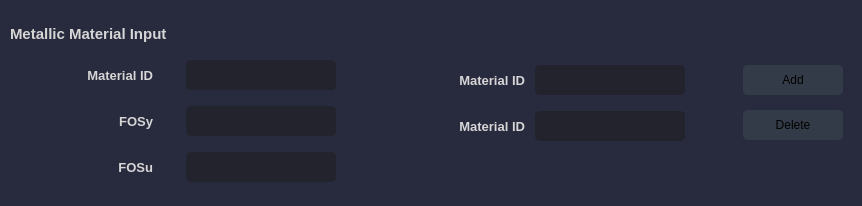
               <widget class="QFrame" name="Metallic_Input_Frame">
                <property name="maximumSize">
                 <size>
                  <width>16777215</width>
                  <height>200</height>
                 </size>
                </property>
                <property name="styleSheet">
                 <string notr="true">background-color: rgb(40, 42, 62);
border-radius:10px;</string>
                </property>
                <property name="frameShape">
                 <enum>QFrame::StyledPanel</enum>
                </property>
                <property name="frameShadow">
                 <enum>QFrame::Raised</enum>
                </property>
                <layout class="QHBoxLayout" name="horizontalLayout_27">
                 <property name="spacing">
                  <number>10</number>
                 </property>
                 <property name="leftMargin">
                  <number>10</number>
                 </property>
                 <property name="topMargin">
                  <number>10</number>
                 </property>
                 <property name="rightMargin">
                  <number>10</number>
                 </property>
                 <property name="bottomMargin">
                  <number>10</number>
                 </property>
                 <item>
                  <widget class="QFrame" name="Metallic_Input_Frame2">
                   <property name="layoutDirection">
                    <enum>Qt::LeftToRight</enum>
                   </property>
                   <property name="frameShape">
                    <enum>QFrame::StyledPanel</enum>
                   </property>
                   <property name="frameShadow">
                    <enum>QFrame::Raised</enum>
                   </property>
                   <layout class="QHBoxLayout" name="horizontalLayout_31">
                    <property name="spacing">
                     <number>0</number>
                    </property>
                    <property name="leftMargin">
                     <number>0</number>
                    </property>
                    <property name="topMargin">
                     <number>0</number>
                    </property>
                    <property name="rightMargin">
                     <number>0</number>
                    </property>
                    <property name="bottomMargin">
                     <number>0</number>
                    </property>
                    <item>
                     <widget class="QFrame" name="Metallic_Input_Frame3">
                      <property name="minimumSize">
                       <size>
                        <width>400</width>
                        <height>0</height>
                       </size>
                      </property>
                      <property name="maximumSize">
                       <size>
                        <width>400</width>
                        <height>16777215</height>
                       </size>
                      </property>
                      <property name="frameShape">
                       <enum>QFrame::StyledPanel</enum>
                      </property>
                      <property name="frameShadow">
                       <enum>QFrame::Raised</enum>
                      </property>
                      <layout class="QVBoxLayout" name="verticalLayout_21">
                       <property name="leftMargin">
                        <number>0</number>
                       </property>
                       <property name="bottomMargin">
                        <number>9</number>
                       </property>
                       <item>
                        <widget class="QLabel" name="Comp_Facing_Label_2">
                         <property name="minimumSize">
                          <size>
                           <width>18</width>
                           <height>30</height>
                          </size>
                         </property>
                         <property name="maximumSize">
                          <size>
                           <width>400</width>
                           <height>30</height>
                          </size>
                         </property>
                         <property name="font">
                          <font>
                           <family>Segoe UI</family>
                           <pointsize>11</pointsize>
                           <weight>75</weight>
                           <bold>true</bold>
                           <underline>false</underline>
                          </font>
                         </property>
                         <property name="styleSheet">
                          <string notr="true">color: rgb(214, 214, 214);</string>
                         </property>
                         <property name="frameShape">
                          <enum>QFrame::NoFrame</enum>
                         </property>
                         <property name="frameShadow">
                          <enum>QFrame::Plain</enum>
                         </property>
                         <property name="lineWidth">
                          <number>1</number>
                         </property>
                         <property name="midLineWidth">
                          <number>0</number>
                         </property>
                         <property name="text">
                          <string>Metallic Material Input</string>
                         </property>
                         <property name="alignment">
                          <set>Qt::AlignLeading|Qt::AlignLeft|Qt::AlignVCenter</set>
                         </property>
                         <property name="margin">
                          <number>0</number>
                         </property>
                         <property name="indent">
                          <number>0</number>
                         </property>
                        </widget>
                       </item>
                       <item>
                        <widget class="QFrame" name="Metallic_MatID_Frame">
                         <property name="minimumSize">
                          <size>
                           <width>0</width>
                           <height>40</height>
                          </size>
                         </property>
                         <property name="maximumSize">
                          <size>
                           <width>400</width>
                           <height>40</height>
                          </size>
                         </property>
                         <property name="styleSheet">
                          <string notr="true">color: rgb(214, 214, 214);</string>
                         </property>
                         <property name="frameShape">
                          <enum>QFrame::StyledPanel</enum>
                         </property>
                         <property name="frameShadow">
                          <enum>QFrame::Raised</enum>
                         </property>
                         <layout class="QHBoxLayout" name="horizontalLayout_28">
                          <property name="spacing">
                           <number>10</number>
                          </property>
                          <property name="leftMargin">
                           <number>40</number>
                          </property>
                          <property name="topMargin">
                           <number>0</number>
                          </property>
                          <property name="rightMargin">
                           <number>40</number>
                          </property>
                          <property name="bottomMargin">
                           <number>0</number>
                          </property>
                          <item>
                           <widget class="QLabel" name="Metallic_MatID_Label">
                            <property name="minimumSize">
                             <size>
                              <width>50</width>
                              <height>0</height>
                             </size>
                            </property>
                            <property name="maximumSize">
                             <size>
                              <width>80</width>
                              <height>16777215</height>
                             </size>
                            </property>
                            <property name="font">
                             <font>
                              <family>Segoe UI</family>
                              <pointsize>10</pointsize>
                              <weight>75</weight>
                              <bold>true</bold>
                             </font>
                            </property>
                            <property name="text">
                             <string>Material ID</string>
                            </property>
                            <property name="alignment">
                             <set>Qt::AlignRight|Qt::AlignTrailing|Qt::AlignVCenter</set>
                            </property>
                           </widget>
                          </item>
                          <item>
                           <widget class="QLineEdit" name="Metallic_MatID_LineEdit">
                            <property name="minimumSize">
                             <size>
                              <width>150</width>
                              <height>30</height>
                             </size>
                            </property>
                            <property name="maximumSize">
                             <size>
                              <width>150</width>
                              <height>30</height>
                             </size>
                            </property>
                            <property name="font">
                             <font>
                              <family>Segoe UI</family>
                              <pointsize>9</pointsize>
                             </font>
                            </property>
                            <property name="styleSheet">
                             <string notr="true">QLineEdit {
	background-color: rgb(35, 35, 45);
	border-radius: 5px;
	border: 2px solid rgb(35, 35, 45);
	padding-left: 10px;
}
QLineEdit:hover {
	border: 2px solid rgb(64, 71, 88);
}
QLineEdit:focus {
	border: 2px solid rgb(91, 101, 124);
}</string>
                            </property>
                           </widget>
                          </item>
                         </layout>
                        </widget>
                       </item>
                       <item>
                        <widget class="QFrame" name="Metallic_FOSy_Frame">
                         <property name="minimumSize">
                          <size>
                           <width>0</width>
                           <height>40</height>
                          </size>
                         </property>
                         <property name="maximumSize">
                          <size>
                           <width>400</width>
                           <height>40</height>
                          </size>
                         </property>
                         <property name="frameShape">
                          <enum>QFrame::StyledPanel</enum>
                         </property>
                         <property name="frameShadow">
                          <enum>QFrame::Raised</enum>
                         </property>
                         <layout class="QHBoxLayout" name="horizontalLayout_29">
                          <property name="spacing">
                           <number>10</number>
                          </property>
                          <property name="leftMargin">
                           <number>40</number>
                          </property>
                          <property name="topMargin">
                           <number>0</number>
                          </property>
                          <property name="rightMargin">
                           <number>40</number>
                          </property>
                          <property name="bottomMargin">
                           <number>0</number>
                          </property>
                          <item>
                           <widget class="QLabel" name="Metallic_FOSy_Label">
                            <property name="minimumSize">
                             <size>
                              <width>80</width>
                              <height>0</height>
                             </size>
                            </property>
                            <property name="maximumSize">
                             <size>
                              <width>50</width>
                              <height>16777215</height>
                             </size>
                            </property>
                            <property name="font">
                             <font>
                              <family>Segoe UI</family>
                              <pointsize>10</pointsize>
                              <weight>75</weight>
                              <bold>true</bold>
                             </font>
                            </property>
                            <property name="styleSheet">
                             <string notr="true">color: rgb(214, 214, 214);</string>
                            </property>
                            <property name="text">
                             <string>FOSy</string>
                            </property>
                            <property name="alignment">
                             <set>Qt::AlignRight|Qt::AlignTrailing|Qt::AlignVCenter</set>
                            </property>
                           </widget>
                          </item>
                          <item>
                           <widget class="QLineEdit" name="Metallic_FOSy_LineEdit">
                            <property name="minimumSize">
                             <size>
                              <width>150</width>
                              <height>30</height>
                             </size>
                            </property>
                            <property name="maximumSize">
                             <size>
                              <width>150</width>
                              <height>30</height>
                             </size>
                            </property>
                            <property name="font">
                             <font>
                              <family>Segoe UI</family>
                              <pointsize>9</pointsize>
                             </font>
                            </property>
                            <property name="styleSheet">
                             <string notr="true">QLineEdit {
	background-color: rgb(35, 35, 45);
	border-radius: 5px;
	border: 2px solid rgb(35, 35, 45);
	padding-left: 10px;
}
QLineEdit:hover {
	border: 2px solid rgb(64, 71, 88);
}
QLineEdit:focus {
	border: 2px solid rgb(91, 101, 124);
}</string>
                            </property>
                           </widget>
                          </item>
                         </layout>
                        </widget>
                       </item>
                       <item>
                        <widget class="QFrame" name="Metallic_FOSu_Frame">
                         <property name="minimumSize">
                          <size>
                           <width>0</width>
                           <height>40</height>
                          </size>
                         </property>
                         <property name="maximumSize">
                          <size>
                           <width>400</width>
                           <height>40</height>
                          </size>
                         </property>
                         <property name="frameShape">
                          <enum>QFrame::StyledPanel</enum>
                         </property>
                         <property name="frameShadow">
                          <enum>QFrame::Raised</enum>
                         </property>
                         <layout class="QHBoxLayout" name="horizontalLayout_30">
                          <property name="spacing">
                           <number>10</number>
                          </property>
                          <property name="leftMargin">
                           <number>40</number>
                          </property>
                          <property name="topMargin">
                           <number>0</number>
                          </property>
                          <property name="rightMargin">
                           <number>40</number>
                          </property>
                          <property name="bottomMargin">
                           <number>0</number>
                          </property>
                          <item>
                           <widget class="QLabel" name="Metallic_FOSu_Label">
                            <property name="minimumSize">
                             <size>
                              <width>80</width>
                              <height>0</height>
                             </size>
                            </property>
                            <property name="maximumSize">
                             <size>
                              <width>50</width>
                              <height>16777215</height>
                             </size>
                            </property>
                            <property name="font">
                             <font>
                              <family>Segoe UI</family>
                              <pointsize>10</pointsize>
                              <weight>75</weight>
                              <bold>true</bold>
                             </font>
                            </property>
                            <property name="styleSheet">
                             <string notr="true">color: rgb(214, 214, 214);</string>
                            </property>
                            <property name="text">
                             <string>FOSu</string>
                            </property>
                            <property name="alignment">
                             <set>Qt::AlignRight|Qt::AlignTrailing|Qt::AlignVCenter</set>
                            </property>
                           </widget>
                          </item>
                          <item>
                           <widget class="QLineEdit" name="Metallic_FOSu_LineEdit">
                            <property name="minimumSize">
                             <size>
                              <width>150</width>
                              <height>30</height>
                             </size>
                            </property>
                            <property name="maximumSize">
                             <size>
                              <width>150</width>
                              <height>30</height>
                             </size>
                            </property>
                            <property name="font">
                             <font>
                              <family>Segoe UI</family>
                              <pointsize>9</pointsize>
                             </font>
                            </property>
                            <property name="styleSheet">
                             <string notr="true">QLineEdit {
	background-color: rgb(35, 35, 45);
	border-radius: 5px;
	border: 2px solid rgb(35, 35, 45);
	padding-left: 10px;
}
QLineEdit:hover {
	border: 2px solid rgb(64, 71, 88);
}
QLineEdit:focus {
	border: 2px solid rgb(91, 101, 124);
}</string>
                            </property>
                           </widget>
                          </item>
                         </layout>
                        </widget>
                       </item>
                      </layout>
                     </widget>
                    </item>
                    <item>
                     <widget class="QFrame" name="frame">
                      <property name="sizePolicy">
                       <sizepolicy hsizetype="Fixed" vsizetype="Fixed">
                        <horstretch>0</horstretch>
                        <verstretch>0</verstretch>
                       </sizepolicy>
                      </property>
                      <property name="maximumSize">
                       <size>
                        <width>400</width>
                        <height>16777215</height>
                       </size>
                      </property>
                      <property name="frameShape">
                       <enum>QFrame::StyledPanel</enum>
                      </property>
                      <property name="frameShadow">
                       <enum>QFrame::Raised</enum>
                      </property>
                      <layout class="QVBoxLayout" name="verticalLayout_27">
                       <item>
                        <widget class="QFrame" name="Metallic_MatID_Frame_2">
                         <property name="minimumSize">
                          <size>
                           <width>0</width>
                           <height>40</height>
                          </size>
                         </property>
                         <property name="maximumSize">
                          <size>
                           <width>400</width>
                           <height>40</height>
                          </size>
                         </property>
                         <property name="styleSheet">
                          <string notr="true">color: rgb(214, 214, 214);</string>
                         </property>
                         <property name="frameShape">
                          <enum>QFrame::StyledPanel</enum>
                         </property>
                         <property name="frameShadow">
                          <enum>QFrame::Raised</enum>
                         </property>
                         <layout class="QHBoxLayout" name="horizontalLayout_35">
                          <property name="spacing">
                           <number>10</number>
                          </property>
                          <property name="leftMargin">
                           <number>40</number>
                          </property>
                          <property name="topMargin">
                           <number>0</number>
                          </property>
                          <property name="rightMargin">
                           <number>40</number>
                          </property>
                          <property name="bottomMargin">
                           <number>0</number>
                          </property>
                          <item>
                           <widget class="QLabel" name="Metallic_MatID_Label_2">
                            <property name="minimumSize">
                             <size>
                              <width>50</width>
                              <height>0</height>
                             </size>
                            </property>
                            <property name="maximumSize">
                             <size>
                              <width>80</width>
                              <height>16777215</height>
                             </size>
                            </property>
                            <property name="font">
                             <font>
                              <family>Segoe UI</family>
                              <pointsize>10</pointsize>
                              <weight>75</weight>
                              <bold>true</bold>
                             </font>
                            </property>
                            <property name="text">
                             <string>Material ID</string>
                            </property>
                            <property name="alignment">
                             <set>Qt::AlignRight|Qt::AlignTrailing|Qt::AlignVCenter</set>
                            </property>
                           </widget>
                          </item>
                          <item>
                           <widget class="QLineEdit" name="Metallic_MatID_LineEdit_2">
                            <property name="minimumSize">
                             <size>
                              <width>150</width>
                              <height>30</height>
                             </size>
                            </property>
                            <property name="maximumSize">
                             <size>
                              <width>150</width>
                              <height>30</height>
                             </size>
                            </property>
                            <property name="font">
                             <font>
                              <family>Segoe UI</family>
                              <pointsize>9</pointsize>
                             </font>
                            </property>
                            <property name="styleSheet">
                             <string notr="true">QLineEdit {
	background-color: rgb(35, 35, 45);
	border-radius: 5px;
	border: 2px solid rgb(35, 35, 45);
	padding-left: 10px;
}
QLineEdit:hover {
	border: 2px solid rgb(64, 71, 88);
}
QLineEdit:focus {
	border: 2px solid rgb(91, 101, 124);
}</string>
                            </property>
                           </widget>
                          </item>
                         </layout>
                        </widget>
                       </item>
                       <item>
                        <widget class="QFrame" name="Metallic_MatID_Frame_3">
                         <property name="minimumSize">
                          <size>
                           <width>0</width>
                           <height>40</height>
                          </size>
                         </property>
                         <property name="maximumSize">
                          <size>
                           <width>400</width>
                           <height>40</height>
                          </size>
                         </property>
                         <property name="styleSheet">
                          <string notr="true">color: rgb(214, 214, 214);</string>
                         </property>
                         <property name="frameShape">
                          <enum>QFrame::StyledPanel</enum>
                         </property>
                         <property name="frameShadow">
                          <enum>QFrame::Raised</enum>
                         </property>
                         <layout class="QHBoxLayout" name="horizontalLayout_36">
                          <property name="spacing">
                           <number>10</number>
                          </property>
                          <property name="leftMargin">
                           <number>40</number>
                          </property>
                          <property name="topMargin">
                           <number>0</number>
                          </property>
                          <property name="rightMargin">
                           <number>40</number>
                          </property>
                          <property name="bottomMargin">
                           <number>0</number>
                          </property>
                          <item>
                           <widget class="QLabel" name="Metallic_MatID_Label_3">
                            <property name="minimumSize">
                             <size>
                              <width>50</width>
                              <height>0</height>
                             </size>
                            </property>
                            <property name="maximumSize">
                             <size>
                              <width>80</width>
                              <height>16777215</height>
                             </size>
                            </property>
                            <property name="font">
                             <font>
                              <family>Segoe UI</family>
                              <pointsize>10</pointsize>
                              <weight>75</weight>
                              <bold>true</bold>
                             </font>
                            </property>
                            <property name="text">
                             <string>Material ID</string>
                            </property>
                            <property name="alignment">
                             <set>Qt::AlignRight|Qt::AlignTrailing|Qt::AlignVCenter</set>
                            </property>
                           </widget>
                          </item>
                          <item>
                           <widget class="QLineEdit" name="Metallic_MatID_LineEdit_3">
                            <property name="minimumSize">
                             <size>
                              <width>150</width>
                              <height>30</height>
                             </size>
                            </property>
                            <property name="maximumSize">
                             <size>
                              <width>150</width>
                              <height>30</height>
                             </size>
                            </property>
                            <property name="font">
                             <font>
                              <family>Segoe UI</family>
                              <pointsize>9</pointsize>
                             </font>
                            </property>
                            <property name="styleSheet">
                             <string notr="true">QLineEdit {
	background-color: rgb(35, 35, 45);
	border-radius: 5px;
	border: 2px solid rgb(35, 35, 45);
	padding-left: 10px;
}
QLineEdit:hover {
	border: 2px solid rgb(64, 71, 88);
}
QLineEdit:focus {
	border: 2px solid rgb(91, 101, 124);
}</string>
                            </property>
                           </widget>
                          </item>
                         </layout>
                        </widget>
                       </item>
                      </layout>
                     </widget>
                    </item>
                    <item alignment="Qt::AlignLeft|Qt::AlignVCenter">
                     <widget class="QFrame" name="Metallic_Btns_Frame">
                      <property name="layoutDirection">
                       <enum>Qt::RightToLeft</enum>
                      </property>
                      <property name="frameShape">
                       <enum>QFrame::StyledPanel</enum>
                      </property>
                      <property name="frameShadow">
                       <enum>QFrame::Raised</enum>
                      </property>
                      <layout class="QVBoxLayout" name="verticalLayout_22">
                       <property name="spacing">
                        <number>15</number>
                       </property>
                       <item>
                        <widget class="QPushButton" name="Metallic_Add_Btn">
                         <property name="minimumSize">
                          <size>
                           <width>100</width>
                           <height>30</height>
                          </size>
                         </property>
                         <property name="font">
                          <font>
                           <family>Segoe UI</family>
                           <pointsize>9</pointsize>
                          </font>
                         </property>
                         <property name="styleSheet">
                          <string notr="true">QPushButton {
	border: 2px solid rgb(52, 59, 72);
	border-radius: 5px;	
	background-color: rgb(52, 59, 72);
}
QPushButton:hover {
	background-color: rgb(57, 65, 80);
	border: 2px solid rgb(61, 70, 86);
}
QPushButton:pressed {	
	background-color: rgb(217, 4, 41);
	border: 2px solid rgb(43, 50, 61);
}</string>
                         </property>
                         <property name="text">
                          <string>Add</string>
                         </property>
                        </widget>
                       </item>
                       <item>
                        <widget class="QPushButton" name="Metallic_Del_Btn">
                         <property name="minimumSize">
                          <size>
                           <width>100</width>
                           <height>30</height>
                          </size>
                         </property>
                         <property name="font">
                          <font>
                           <family>Segoe UI</family>
                           <pointsize>9</pointsize>
                          </font>
                         </property>
                         <property name="styleSheet">
                          <string notr="true">QPushButton {
	border: 2px solid rgb(52, 59, 72);
	border-radius: 5px;	
	background-color: rgb(52, 59, 72);
}
QPushButton:hover {
	background-color: rgb(57, 65, 80);
	border: 2px solid rgb(61, 70, 86);
}
QPushButton:pressed {	
	background-color: rgb(217, 4, 41);
	border: 2px solid rgb(43, 50, 61);
}</string>
                         </property>
                         <property name="text">
                          <string>Delete</string>
                         </property>
                        </widget>
                       </item>
                      </layout>
                     </widget>
                    </item>
                   </layout>
                  </widget>
                 </item>
                </layout>
               </widget>
